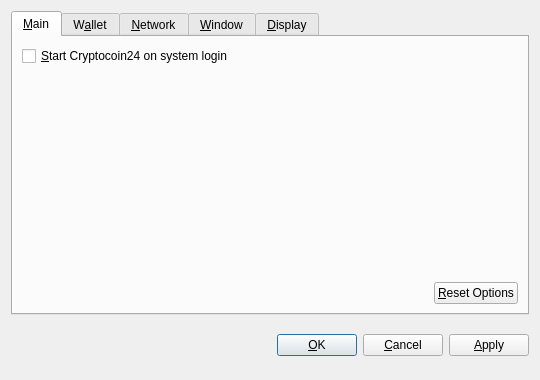
<?xml version="1.0" encoding="UTF-8"?>
<ui version="4.0">
 <class>OptionsDialog</class>
 <widget class="QDialog" name="OptionsDialog">
  <property name="geometry">
   <rect>
    <x>0</x>
    <y>0</y>
    <width>540</width>
    <height>380</height>
   </rect>
  </property>
  <property name="windowTitle">
   <string>Options</string>
  </property>
  <property name="modal">
   <bool>true</bool>
  </property>
  <layout class="QVBoxLayout" name="verticalLayout">
   <item>
    <widget class="QTabWidget" name="tabWidget">
     <property name="tabPosition">
      <enum>QTabWidget::North</enum>
     </property>
     <property name="currentIndex">
      <number>0</number>
     </property>
     <widget class="QWidget" name="tabMain">
      <attribute name="title">
       <string>&amp;Main</string>
      </attribute>
      <layout class="QVBoxLayout" name="verticalLayout_Main">
       <item>
        <widget class="QCheckBox" name="bitcoinAtStartup">
         <property name="toolTip">
          <string>Automatically start Cryptocoin24 after logging in to the system.</string>
         </property>
         <property name="text">
          <string>&amp;Start Cryptocoin24 on system login</string>
         </property>
        </widget>
       </item>
       <item>
        <spacer name="verticalSpacer_Main">
         <property name="orientation">
          <enum>Qt::Vertical</enum>
         </property>
         <property name="sizeHint" stdset="0">
          <size>
           <width>20</width>
           <height>40</height>
          </size>
         </property>
        </spacer>
       </item>
       <item>
        <layout class="QHBoxLayout" name="horizontalLayout_2_Main">
         <item>
          <spacer name="horizontalSpacer_2_Main">
           <property name="orientation">
            <enum>Qt::Horizontal</enum>
           </property>
           <property name="sizeHint" stdset="0">
            <size>
             <width>40</width>
             <height>20</height>
            </size>
           </property>
          </spacer>
         </item>
         <item>
          <widget class="QPushButton" name="resetButton">
           <property name="toolTip">
            <string>Reset all client options to default.</string>
           </property>
           <property name="text">
            <string>&amp;Reset Options</string>
           </property>
           <property name="autoDefault">
            <bool>false</bool>
           </property>
          </widget>
         </item>
        </layout>
       </item>
      </layout>
     </widget>
     <widget class="QWidget" name="tabWallet">
      <attribute name="title">
       <string>W&amp;allet</string>
      </attribute>
      <layout class="QVBoxLayout" name="verticalLayout_Network">
       <item>
        <widget class="QLabel" name="transactionFeeInfoLabel">
         <property name="text">
          <string>Optional transaction fee per kB that helps make sure your transactions are processed quickly. Most transactions are 1 kB.</string>
         </property>
         <property name="textFormat">
          <enum>Qt::PlainText</enum>
         </property>
         <property name="wordWrap">
          <bool>true</bool>
         </property>
        </widget>
       </item>
       <item>
        <layout class="QHBoxLayout" name="horizontalLayout_1_Main">
         <item>
          <widget class="QLabel" name="transactionFeeLabel">
           <property name="text">
            <string>Pay transaction &amp;fee</string>
           </property>
           <property name="textFormat">
            <enum>Qt::PlainText</enum>
           </property>
           <property name="buddy">
            <cstring>transactionFee</cstring>
           </property>
          </widget>
         </item>
         <item>
          <widget class="BitcoinAmountField" name="transactionFee"/>
         </item>
         <item>
          <spacer name="horizontalSpacer_1_Main">
           <property name="orientation">
            <enum>Qt::Horizontal</enum>
           </property>
           <property name="sizeHint" stdset="0">
            <size>
             <width>40</width>
             <height>20</height>
            </size>
           </property>
          </spacer>
         </item>
        </layout>
       </item>
       <item>
        <widget class="QLabel" name="label">
         <property name="text">
          <string>If you disable the spending of unconfirmed change, the change from a transaction cannot be used until that transaction has at least one confirmation. This also affects how your balance is computed.</string>
         </property>
         <property name="wordWrap">
          <bool>true</bool>
         </property>
        </widget>
       </item>
       <item>
        <widget class="QCheckBox" name="spendZeroConfChange">
         <property name="text">
          <string>Spend unconfirmed change  (experts only)</string>
         </property>
        </widget>
       </item>
       <item>
        <spacer name="verticalSpacer">
         <property name="orientation">
          <enum>Qt::Vertical</enum>
         </property>
         <property name="sizeHint" stdset="0">
          <size>
           <width>20</width>
           <height>40</height>
          </size>
         </property>
        </spacer>
       </item>
      </layout>
     </widget>
     <widget class="QWidget" name="tabNetwork">
      <attribute name="title">
       <string>&amp;Network</string>
      </attribute>
      <layout class="QVBoxLayout" name="verticalLayout_Network">
       <item>
        <widget class="QCheckBox" name="mapPortUpnp">
         <property name="toolTip">
          <string>Automatically open the Cryptocoin24 client port on the router. This only works when your router supports UPnP and it is enabled.</string>
         </property>
         <property name="text">
          <string>Map port using &amp;UPnP</string>
         </property>
        </widget>
       </item>
       <item>
        <widget class="QCheckBox" name="connectSocks">
         <property name="toolTip">
          <string>Connect to the Cryptocoin24 network through a SOCKS proxy (e.g. when connecting through Tor).</string>
         </property>
         <property name="text">
          <string>&amp;Connect through SOCKS proxy:</string>
         </property>
        </widget>
       </item>
       <item>
        <layout class="QHBoxLayout" name="horizontalLayout_Network">
         <item>
          <widget class="QLabel" name="proxyIpLabel">
           <property name="text">
            <string>Proxy &amp;IP:</string>
           </property>
           <property name="textFormat">
            <enum>Qt::PlainText</enum>
           </property>
           <property name="buddy">
            <cstring>proxyIp</cstring>
           </property>
          </widget>
         </item>
         <item>
          <widget class="QValidatedLineEdit" name="proxyIp">
           <property name="maximumSize">
            <size>
             <width>140</width>
             <height>16777215</height>
            </size>
           </property>
           <property name="toolTip">
            <string>IP address of the proxy (e.g. 127.0.0.1)</string>
           </property>
          </widget>
         </item>
         <item>
          <widget class="QLabel" name="proxyPortLabel">
           <property name="text">
            <string>&amp;Port:</string>
           </property>
           <property name="textFormat">
            <enum>Qt::PlainText</enum>
           </property>
           <property name="buddy">
            <cstring>proxyPort</cstring>
           </property>
          </widget>
         </item>
         <item>
          <widget class="QLineEdit" name="proxyPort">
           <property name="maximumSize">
            <size>
             <width>55</width>
             <height>16777215</height>
            </size>
           </property>
           <property name="toolTip">
            <string>Port of the proxy (e.g. 9050)</string>
           </property>
          </widget>
         </item>
         <item>
          <widget class="QLabel" name="socksVersionLabel">
           <property name="text">
            <string>SOCKS &amp;Version:</string>
           </property>
           <property name="textFormat">
            <enum>Qt::PlainText</enum>
           </property>
           <property name="buddy">
            <cstring>socksVersion</cstring>
           </property>
          </widget>
         </item>
         <item>
          <widget class="QValueComboBox" name="socksVersion">
           <property name="toolTip">
            <string>SOCKS version of the proxy (e.g. 5)</string>
           </property>
          </widget>
         </item>
         <item>
          <spacer name="horizontalSpacer_Network">
           <property name="orientation">
            <enum>Qt::Horizontal</enum>
           </property>
           <property name="sizeHint" stdset="0">
            <size>
             <width>40</width>
             <height>20</height>
            </size>
           </property>
          </spacer>
         </item>
        </layout>
       </item>
       <item>
        <spacer name="verticalSpacer_Network">
         <property name="orientation">
          <enum>Qt::Vertical</enum>
         </property>
         <property name="sizeHint" stdset="0">
          <size>
           <width>20</width>
           <height>40</height>
          </size>
         </property>
        </spacer>
       </item>
      </layout>
     </widget>
     <widget class="QWidget" name="tabWindow">
      <attribute name="title">
       <string>&amp;Window</string>
      </attribute>
      <layout class="QVBoxLayout" name="verticalLayout_Window">
       <item>
        <widget class="QCheckBox" name="minimizeToTray">
         <property name="toolTip">
          <string>Show only a tray icon after minimizing the window.</string>
         </property>
         <property name="text">
          <string>&amp;Minimize to the tray instead of the taskbar</string>
         </property>
        </widget>
       </item>
       <item>
        <widget class="QCheckBox" name="minimizeOnClose">
         <property name="toolTip">
          <string>Minimize instead of exit the application when the window is closed. When this option is enabled, the application will be closed only after selecting Quit in the menu.</string>
         </property>
         <property name="text">
          <string>M&amp;inimize on close</string>
         </property>
        </widget>
       </item>
       <item>
        <spacer name="verticalSpacer_Window">
         <property name="orientation">
          <enum>Qt::Vertical</enum>
         </property>
         <property name="sizeHint" stdset="0">
          <size>
           <width>20</width>
           <height>40</height>
          </size>
         </property>
        </spacer>
       </item>
      </layout>
     </widget>
     <widget class="QWidget" name="tabDisplay">
      <attribute name="title">
       <string>&amp;Display</string>
      </attribute>
      <layout class="QVBoxLayout" name="verticalLayout_Display">
       <item>
        <layout class="QHBoxLayout" name="horizontalLayout_1_Display">
         <item>
          <widget class="QLabel" name="langLabel">
           <property name="text">
            <string>User Interface &amp;language:</string>
           </property>
           <property name="textFormat">
            <enum>Qt::PlainText</enum>
           </property>
           <property name="buddy">
            <cstring>lang</cstring>
           </property>
          </widget>
         </item>
         <item>
          <widget class="QValueComboBox" name="lang">
           <property name="toolTip">
            <string>The user interface language can be set here. This setting will take effect after restarting Cryptocoin24.</string>
           </property>
          </widget>
         </item>
        </layout>
       </item>
       <item>
        <layout class="QHBoxLayout" name="horizontalLayout_2_Display">
         <item>
          <widget class="QLabel" name="unitLabel">
           <property name="text">
            <string>&amp;Unit to show amounts in:</string>
           </property>
           <property name="textFormat">
            <enum>Qt::PlainText</enum>
           </property>
           <property name="buddy">
            <cstring>unit</cstring>
           </property>
          </widget>
         </item>
         <item>
          <widget class="QValueComboBox" name="unit">
           <property name="toolTip">
            <string>Choose the default subdivision unit to show in the interface and when sending coins.</string>
           </property>
          </widget>
         </item>
        </layout>
       </item>
       <item>
        <widget class="QCheckBox" name="displayAddresses">
         <property name="toolTip">
          <string>Whether to show Cryptocoin24 addresses in the transaction list or not.</string>
         </property>
         <property name="text">
          <string>&amp;Display addresses in transaction list</string>
         </property>
        </widget>
       </item>
       <item>
        <widget class="QCheckBox" name="coinControlFeatures">
         <property name="toolTip">
          <string>Whether to show coin control features or not.</string>
         </property>
         <property name="text">
          <string>Display coin &amp;control features (experts only!)</string>
         </property>
        </widget>
       </item>
       <item>
        <spacer name="verticalSpacer_Display">
         <property name="orientation">
          <enum>Qt::Vertical</enum>
         </property>
         <property name="sizeHint" stdset="0">
          <size>
           <width>20</width>
           <height>40</height>
          </size>
         </property>
        </spacer>
       </item>
      </layout>
     </widget>
    </widget>
   </item>
   <item>
    <layout class="QHBoxLayout" name="horizontalLayout_Buttons">
     <item>
      <spacer name="horizontalSpacer_1">
       <property name="orientation">
        <enum>Qt::Horizontal</enum>
       </property>
       <property name="sizeHint" stdset="0">
        <size>
         <width>40</width>
         <height>48</height>
        </size>
       </property>
      </spacer>
     </item>
     <item>
      <widget class="QLabel" name="statusLabel">
       <property name="font">
        <font>
         <weight>75</weight>
         <bold>true</bold>
        </font>
       </property>
       <property name="text">
        <string/>
       </property>
       <property name="textFormat">
        <enum>Qt::PlainText</enum>
       </property>
       <property name="wordWrap">
        <bool>true</bool>
       </property>
      </widget>
     </item>
     <item>
      <spacer name="horizontalSpacer_2">
       <property name="orientation">
        <enum>Qt::Horizontal</enum>
       </property>
       <property name="sizeHint" stdset="0">
        <size>
         <width>40</width>
         <height>48</height>
        </size>
       </property>
      </spacer>
     </item>
     <item>
      <widget class="QPushButton" name="okButton">
       <property name="text">
        <string>&amp;OK</string>
       </property>
      </widget>
     </item>
     <item>
      <widget class="QPushButton" name="cancelButton">
       <property name="text">
        <string>&amp;Cancel</string>
       </property>
       <property name="autoDefault">
        <bool>false</bool>
       </property>
      </widget>
     </item>
     <item>
      <widget class="QPushButton" name="applyButton">
       <property name="text">
        <string>&amp;Apply</string>
       </property>
       <property name="autoDefault">
        <bool>false</bool>
       </property>
      </widget>
     </item>
    </layout>
   </item>
  </layout>
 </widget>
 <customwidgets>
  <customwidget>
   <class>BitcoinAmountField</class>
   <extends>QSpinBox</extends>
   <header>bitcoinamountfield.h</header>
  </customwidget>
  <customwidget>
   <class>QValueComboBox</class>
   <extends>QComboBox</extends>
   <header>qvaluecombobox.h</header>
  </customwidget>
  <customwidget>
   <class>QValidatedLineEdit</class>
   <extends>QLineEdit</extends>
   <header>qvalidatedlineedit.h</header>
  </customwidget>
 </customwidgets>
 <resources/>
 <connections/>
</ui>
